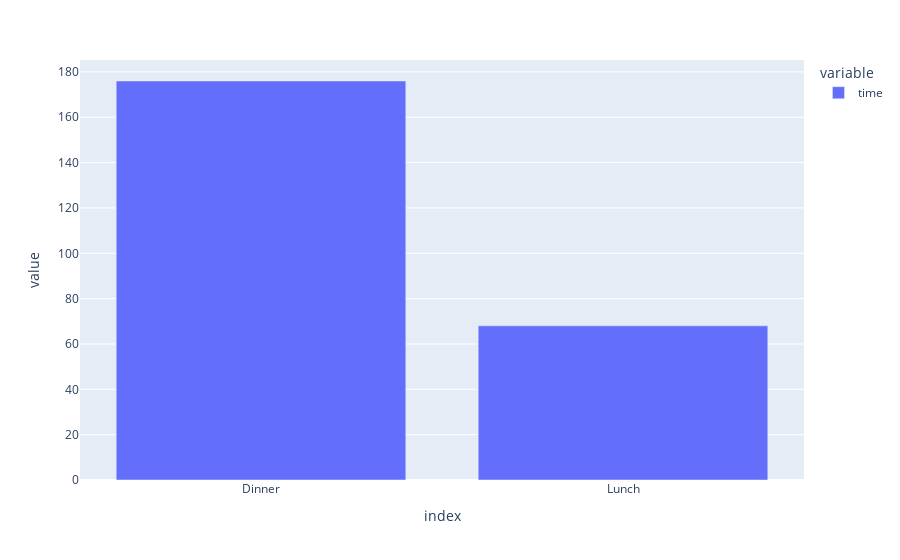

Source (notebook cell):
### Code cell
pltx.bar(df.time.value_counts())

### Figure 1 — Plotly figure (JSON) as saved in the notebook; plotly's stock layout.template omitted (floating-point values rounded to 4 significant figures)
{"data": [{"alignmentgroup": "True", "hovertemplate": "variable=time<br>index=%{x}<br>value=%{y}<extra></extra>", "legendgroup": "time", "marker": {"color": "#636efa", "pattern": {"shape": ""}}, "name": "time", "offsetgroup": "time", "orientation": "v", "showlegend": true, "textposition": "auto", "type": "bar", "x": ["Dinner", "Lunch"], "xaxis": "x", "y": [176, 68], "yaxis": "y"}], "layout": {"barmode": "relative", "legend": {"title": {"text": "variable"}, "tracegroupgap": 0}, "margin": {"t": 60}, "xaxis": {"anchor": "y", "domain": [0, 1], "title": {"text": "index"}}, "yaxis": {"anchor": "x", "domain": [0, 1], "title": {"text": "value"}}}}
